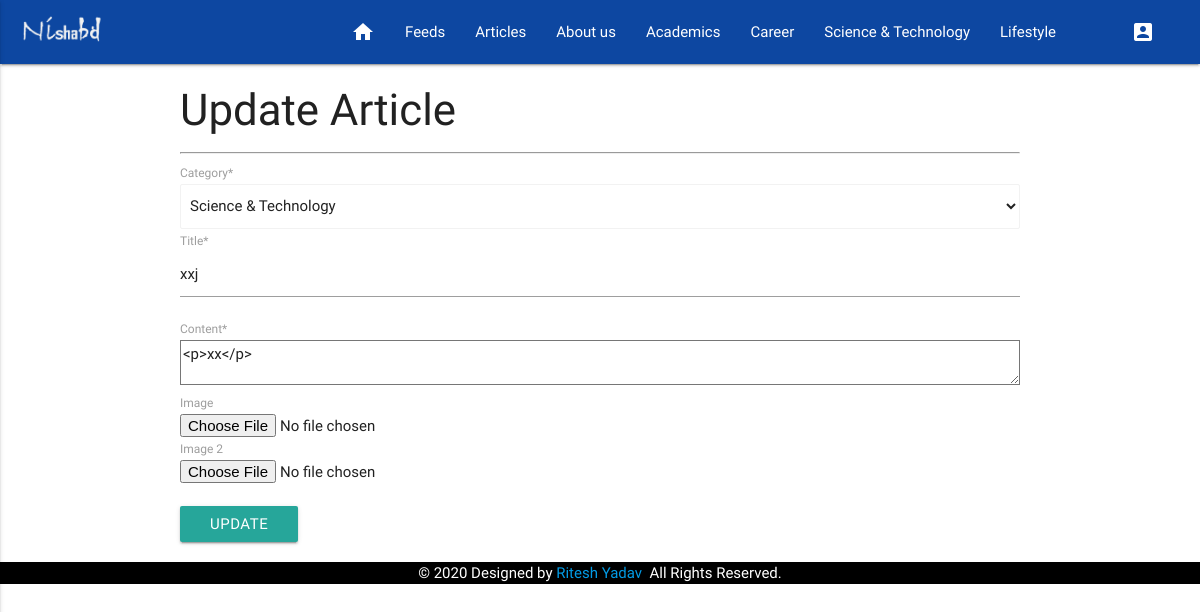
/article/update/xxj (signed in), run on the app's committed database.
### article/models.py (models this page shows, shortened)
class Article(models.Model):
    category = models.CharField(max_length= 30, choices = CATEGORY, default= 0)
    author = models.ForeignKey("auth.User",on_delete = models.CASCADE,verbose_name = "Author ")
    title = models.CharField(max_length = 200,verbose_name = "Title")
    content = RichTextField()
    created_date = models.DateTimeField(auto_now_add=True,verbose_name="Created Date")
    article_image = models.FileField(blank = True,null = True,verbose_name="Image")
    article_image2 = models.FileField(blank=True, null= True, verbose_name = "Image 2")
    slug = models.SlugField(unique=True, max_length=100, null=True)
    class Meta:
        ordering = ['-created_date']

### article/views.py (the view)
# urls.py: path('update/<slug:slug>',views.updateArticle,name = "update"),
@login_required(login_url = "user:login")
def updateArticle(request, slug):
    article = get_object_or_404(Article, slug=slug)
    form = ArticleForm(request.POST or None,request.FILES or None,instance = article)
    if form.is_valid():
        article = form.save(commit=False)
        article.author = request.user
        article.save()
        messages.success(request,"Article Successfully Updated")
        return redirect("article:dashboard")
    return render(request,"update.html",{"form":form})

### article/forms.py
class ArticleForm(forms.ModelForm):
    category= forms.ChoiceField(choices=CATEGORY)
    class Meta:
        model = Article
        fields = [ "category", "title","content","article_image","article_image2"]

### templates/update.html (shortened to what this page needs)
{% extends "layout.html" %}
{% block body %}
{% load crispy_forms_tags %}
<div class="row container">
    <div class="col-md-6 offset-md-3">
        <h3>Update Article</h3>
        <hr>
        <form method = "post" enctype="multipart/form-data">
            {{form|crispy}}
            <br>
            <button type = "submit" class = "btn btn-danger">Update</button>
        </form>
    </div>
  </div>
{% endblock body %}

### templates/layout.html (style rules this page uses)
select { display:block; }

### data on the page
Article: category "Science & Technology", title "xxj", content "<p>xx</p>"
